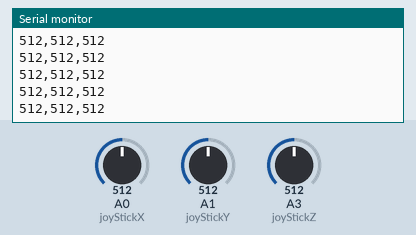
Bench run of a sketch on a simulated Arduino Uno, built with avr-gcc and run on an emulated ATmega328P. On the bench: the last lines printed to the serial monitor. The test bench sets the inputs (shaded band); at power-on: A3 (joyStickZ) = 512, A0 (joyStickX) = 512, A1 (joyStickY) = 512.

Above: at 8.7 s.
8.8 s: A3 (joyStickZ) set to 104
At 8.88 s:
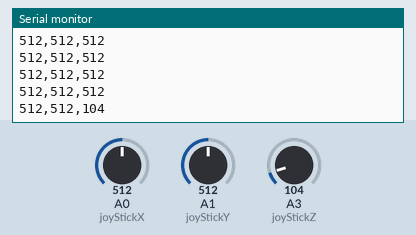
11.8 s: A3 (joyStickZ) set to 92
At 11.8 s:
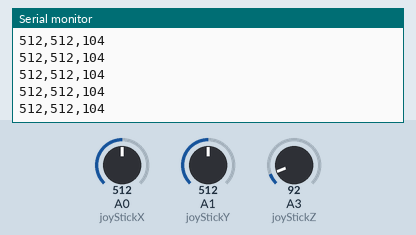
Timing chart, 0 to 14.3 s (numbered marks = the images above; inputs shaded):
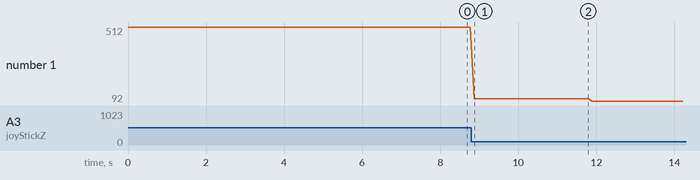

Measured:
- after the input at 8.8 s, the serial monitor: prints a new line after 0.07 s (image 1)
- plotted number 1: 512 → 104 after the input at 8.8 s, 104 → 92 after the input at 11.8 s

The sketch:

project_27.ino
```cpp
int joyStickX = 0;
int joyStickY = 1;
int joyStickZ = 3;

void setup() {
  pinMode(joyStickZ, INPUT);
  Serial.begin(9600);
}

void loop() {
  int x,y,z;

  x = analogRead(joyStickX);
  y = analogRead(joyStickY);
  z = analogRead(joyStickZ);
  Serial.print(x, DEC);
  Serial.print(",");
  Serial.print(y, DEC);
  Serial.print(",");
  Serial.println(z, DEC);
  delay(100);
}
```
